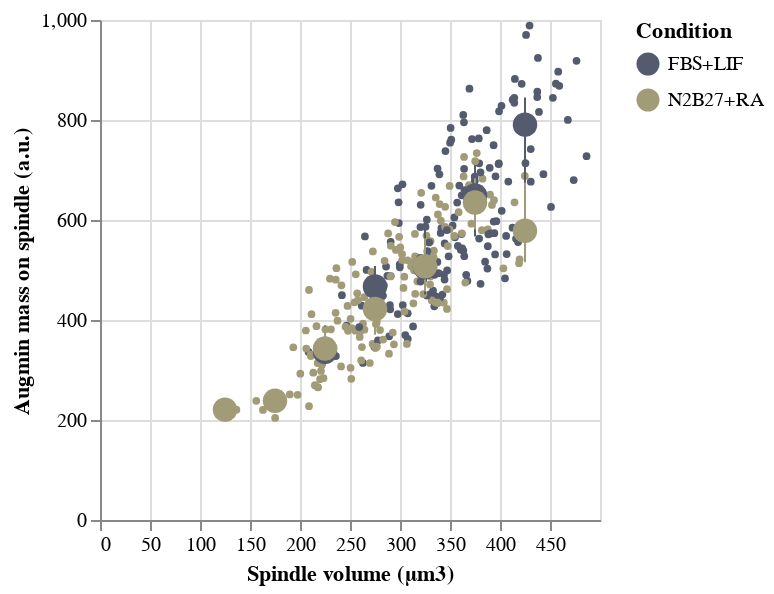

Notebook source saved alongside this figure:
### Code cell
SCATTERBIN_SV_Augmin = Scatter_bin(
    dataframe = df, 
    x = "Spindle_Volume_um3", 
    x_title = "Spindle volume (µm3)",
    y = "Augmin_mass_Spindle_norm",
    y_title = "Augmin mass on spindle (a.u.)",
    color = "Condition",
    binextent = [0, 450],
    binstep = 50
   # Circlesize = 5,
   # CircleOpacity = 1
)
SCATTERBIN_SV_Augmin

### Figure 1 — Vega-Lite specification as saved in the notebook (floating-point values rounded to 4 significant figures; data arrays with more than 128 entries replaced by an {"elided": "..."} marker saying what was removed)
{"config": {"view": {"continuousWidth": 400, "continuousHeight": 300}}, "layer": [{"mark": {"type": "circle", "opacity": 1, "size": 15}, "encoding": {"color": {"type": "nominal", "field": "Condition", "scale": {"scheme": "cividis"}}, "x": {"type": "quantitative", "field": "Spindle_Volume_um3", "title": "Spindle volume (µm3)"}, "y": {"type": "quantitative", "field": "Augmin_mass_Spindle_norm", "title": "Augmin mass on spindle (a.u.)"}}, "height": 250, "width": 250}, {"mark": {"type": "errorbar", "extent": "iqr"}, "encoding": {"color": {"type": "nominal", "field": "Condition", "scale": {"scheme": "cividis"}}, "x": {"type": "quantitative", "bin": {"extent": [0, 450], "step": 50}, "field": "Spindle_Volume_um3", "title": "Spindle volume (µm3)"}, "y": {"type": "quantitative", "aggregate": "median", "bin": false, "field": "Augmin_mass_Spindle_norm", "title": "Augmin mass on spindle (a.u.)"}}}, {"mark": {"type": "circle", "opacity": 1, "size": 150}, "encoding": {"color": {"type": "nominal", "field": "Condition", "scale": {"scheme": "cividis"}}, "x": {"type": "quantitative", "bin": {"extent": [0, 450], "step": 50}, "field": "Spindle_Volume_um3", "title": "Spindle volume (µm3)"}, "y": {"type": "quantitative", "aggregate": "median", "bin": false, "field": "Augmin_mass_Spindle_norm", "title": "Augmin mass on spindle (a.u.)"}}, "height": 250, "width": 250}], "data": {"name": "data-0b548c3b759890d51b049c991e8bf178"}, "$schema": "https://vega.github.io/schema/vega-lite/v4.8.1.json", "datasets": {"data-0b548c3b759890d51b049c991e8bf178": {"elided": "317 records"}}}
